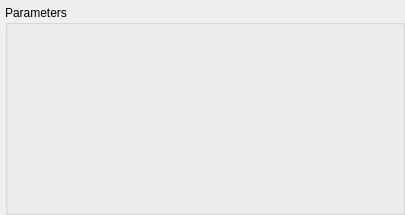
<?xml version="1.0" encoding="UTF-8"?>
<ui version="4.0">
 <author>Nestor Rodriguez</author>
 <class>Dialog</class>
 <widget class="QDialog" name="Dialog">
  <property name="windowModality">
   <enum>Qt::NonModal</enum>
  </property>
  <property name="geometry">
   <rect>
    <x>0</x>
    <y>0</y>
    <width>405</width>
    <height>215</height>
   </rect>
  </property>
  <property name="windowTitle">
   <string>WKiera Cost Function</string>
  </property>
   <widget class="QGroupBox" name="parambox">
     <property name="title">
       <string>Parameters</string>
     </property>
     <property name="geometry">
       <rect>
         <x>5</x>
         <y>5</y>
         <width>400</width>
         <height>210</height>
       </rect>
     </property>     
     <layout class="QFormLayout" name="paramslayout"/>
   </widget>
 </widget>
 <resources/>
 <connections/>
</ui>
